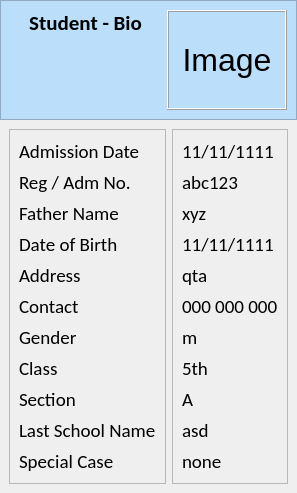
      <widget class="QWidget" name="student_page">
       <property name="styleSheet">
        <string notr="true">
#std_header_frame, #lbl_std_bio {
	background-color: #bbdefb;

}</string>
       </property>
       <layout class="QVBoxLayout" name="verticalLayout_3">
        <property name="spacing">
         <number>0</number>
        </property>
        <property name="leftMargin">
         <number>0</number>
        </property>
        <property name="topMargin">
         <number>0</number>
        </property>
        <property name="rightMargin">
         <number>0</number>
        </property>
        <property name="bottomMargin">
         <number>0</number>
        </property>
        <item>
         <widget class="QFrame" name="std_header_frame">
          <property name="frameShape">
           <enum>QFrame::StyledPanel</enum>
          </property>
          <property name="frameShadow">
           <enum>QFrame::Raised</enum>
          </property>
          <layout class="QHBoxLayout" name="horizontalLayout_2">
           <item alignment="Qt::AlignTop">
            <widget class="QLabel" name="lbl_std_bio">
             <property name="font">
              <font>
               <family>Calibri</family>
               <pointsize>16</pointsize>
               <weight>75</weight>
               <bold>true</bold>
              </font>
             </property>
             <property name="text">
              <string>Student - Bio</string>
             </property>
             <property name="alignment">
              <set>Qt::AlignCenter</set>
             </property>
             <property name="margin">
              <number>7</number>
             </property>
            </widget>
           </item>
           <item alignment="Qt::AlignTop">
            <widget class="QLabel" name="std_image">
             <property name="minimumSize">
              <size>
               <width>100</width>
               <height>100</height>
              </size>
             </property>
             <property name="maximumSize">
              <size>
               <width>120</width>
               <height>120</height>
              </size>
             </property>
             <property name="font">
              <font>
               <pointsize>24</pointsize>
              </font>
             </property>
             <property name="frameShape">
              <enum>QFrame::Box</enum>
             </property>
             <property name="frameShadow">
              <enum>QFrame::Raised</enum>
             </property>
             <property name="text">
              <string>Image</string>
             </property>
             <property name="alignment">
              <set>Qt::AlignCenter</set>
             </property>
            </widget>
           </item>
          </layout>
         </widget>
        </item>
        <item>
         <widget class="QWidget" name="widget_4" native="true">
          <property name="sizePolicy">
           <sizepolicy hsizetype="Preferred" vsizetype="Expanding">
            <horstretch>0</horstretch>
            <verstretch>0</verstretch>
           </sizepolicy>
          </property>
          <layout class="QHBoxLayout" name="horizontalLayout">
           <item>
            <widget class="QFrame" name="frame_6">
             <property name="frameShape">
              <enum>QFrame::StyledPanel</enum>
             </property>
             <property name="frameShadow">
              <enum>QFrame::Raised</enum>
             </property>
             <layout class="QVBoxLayout" name="verticalLayout">
              <item>
               <widget class="QLabel" name="label_11">
                <property name="font">
                 <font>
                  <family>Calibri</family>
                  <pointsize>14</pointsize>
                 </font>
                </property>
                <property name="text">
                 <string>Admission Date</string>
                </property>
               </widget>
              </item>
              <item>
               <widget class="QLabel" name="label_12">
                <property name="font">
                 <font>
                  <family>Calibri</family>
                  <pointsize>14</pointsize>
                 </font>
                </property>
                <property name="text">
                 <string>Reg / Adm No.</string>
                </property>
               </widget>
              </item>
              <item>
               <widget class="QLabel" name="label_14">
                <property name="font">
                 <font>
                  <family>Calibri</family>
                  <pointsize>14</pointsize>
                 </font>
                </property>
                <property name="text">
                 <string>Father Name</string>
                </property>
               </widget>
              </item>
              <item>
               <widget class="QLabel" name="label_15">
                <property name="font">
                 <font>
                  <family>Calibri</family>
                  <pointsize>14</pointsize>
                 </font>
                </property>
                <property name="text">
                 <string>Date of Birth</string>
                </property>
               </widget>
              </item>
              <item>
               <widget class="QLabel" name="label_16">
                <property name="font">
                 <font>
                  <family>Calibri</family>
                  <pointsize>14</pointsize>
                 </font>
                </property>
                <property name="text">
                 <string>Address</string>
                </property>
               </widget>
              </item>
              <item>
               <widget class="QLabel" name="label_22">
                <property name="font">
                 <font>
                  <family>Calibri</family>
                  <pointsize>14</pointsize>
                 </font>
                </property>
                <property name="text">
                 <string>Contact</string>
                </property>
               </widget>
              </item>
              <item>
               <widget class="QLabel" name="label_21">
                <property name="font">
                 <font>
                  <family>Calibri</family>
                  <pointsize>14</pointsize>
                 </font>
                </property>
                <property name="text">
                 <string>Gender</string>
                </property>
               </widget>
              </item>
              <item>
               <widget class="QLabel" name="label_20">
                <property name="font">
                 <font>
                  <family>Calibri</family>
                  <pointsize>14</pointsize>
                 </font>
                </property>
                <property name="text">
                 <string>Class</string>
                </property>
               </widget>
              </item>
              <item>
               <widget class="QLabel" name="label_19">
                <property name="font">
                 <font>
                  <family>Calibri</family>
                  <pointsize>14</pointsize>
                 </font>
                </property>
                <property name="text">
                 <string>Section</string>
                </property>
               </widget>
              </item>
              <item>
               <widget class="QLabel" name="label_18">
                <property name="font">
                 <font>
                  <family>Calibri</family>
                  <pointsize>14</pointsize>
                 </font>
                </property>
                <property name="text">
                 <string>Last School Name</string>
                </property>
               </widget>
              </item>
              <item>
               <widget class="QLabel" name="label_17">
                <property name="font">
                 <font>
                  <family>Calibri</family>
                  <pointsize>14</pointsize>
                 </font>
                </property>
                <property name="text">
                 <string>Special Case</string>
                </property>
               </widget>
              </item>
             </layout>
            </widget>
           </item>
           <item>
            <widget class="QFrame" name="frame_7">
             <property name="frameShape">
              <enum>QFrame::StyledPanel</enum>
             </property>
             <property name="frameShadow">
              <enum>QFrame::Raised</enum>
             </property>
             <layout class="QVBoxLayout" name="verticalLayout_2">
              <item>
               <widget class="QLabel" name="lbl_admission_date">
                <property name="font">
                 <font>
                  <family>Calibri</family>
                  <pointsize>14</pointsize>
                 </font>
                </property>
                <property name="text">
                 <string>11/11/1111</string>
                </property>
               </widget>
              </item>
              <item>
               <widget class="QLabel" name="lbl_admission_no">
                <property name="font">
                 <font>
                  <family>Calibri</family>
                  <pointsize>14</pointsize>
                 </font>
                </property>
                <property name="text">
                 <string>abc123</string>
                </property>
               </widget>
              </item>
              <item>
               <widget class="QLabel" name="lbl_father_name">
                <property name="font">
                 <font>
                  <family>Calibri</family>
                  <pointsize>14</pointsize>
                 </font>
                </property>
                <property name="text">
                 <string>xyz</string>
                </property>
               </widget>
              </item>
              <item>
               <widget class="QLabel" name="lbl_dob">
                <property name="font">
                 <font>
                  <family>Calibri</family>
                  <pointsize>14</pointsize>
                 </font>
                </property>
                <property name="text">
                 <string>11/11/1111</string>
                </property>
               </widget>
              </item>
              <item>
               <widget class="QLabel" name="lbl_address">
                <property name="font">
                 <font>
                  <family>Calibri</family>
                  <pointsize>14</pointsize>
                 </font>
                </property>
                <property name="text">
                 <string>qta</string>
                </property>
               </widget>
              </item>
              <item>
               <widget class="QLabel" name="lbl_contact">
                <property name="font">
                 <font>
                  <family>Calibri</family>
                  <pointsize>14</pointsize>
                 </font>
                </property>
                <property name="text">
                 <string>000 000 000</string>
                </property>
               </widget>
              </item>
              <item>
               <widget class="QLabel" name="lbl_gender">
                <property name="font">
                 <font>
                  <family>Calibri</family>
                  <pointsize>14</pointsize>
                 </font>
                </property>
                <property name="text">
                 <string>m</string>
                </property>
               </widget>
              </item>
              <item>
               <widget class="QLabel" name="lbl_class">
                <property name="font">
                 <font>
                  <family>Calibri</family>
                  <pointsize>14</pointsize>
                 </font>
                </property>
                <property name="text">
                 <string>5th</string>
                </property>
               </widget>
              </item>
              <item>
               <widget class="QLabel" name="lbl_section">
                <property name="font">
                 <font>
                  <family>Calibri</family>
                  <pointsize>14</pointsize>
                 </font>
                </property>
                <property name="text">
                 <string>A</string>
                </property>
               </widget>
              </item>
              <item>
               <widget class="QLabel" name="lbl_last_school">
                <property name="font">
                 <font>
                  <family>Calibri</family>
                  <pointsize>14</pointsize>
                 </font>
                </property>
                <property name="text">
                 <string>asd</string>
                </property>
               </widget>
              </item>
              <item>
               <widget class="QLabel" name="lbl_special_case">
                <property name="font">
                 <font>
                  <family>Calibri</family>
                  <pointsize>14</pointsize>
                 </font>
                </property>
                <property name="text">
                 <string>none</string>
                </property>
               </widget>
              </item>
             </layout>
            </widget>
           </item>
          </layout>
         </widget>
        </item>
       </layout>
      </widget>
